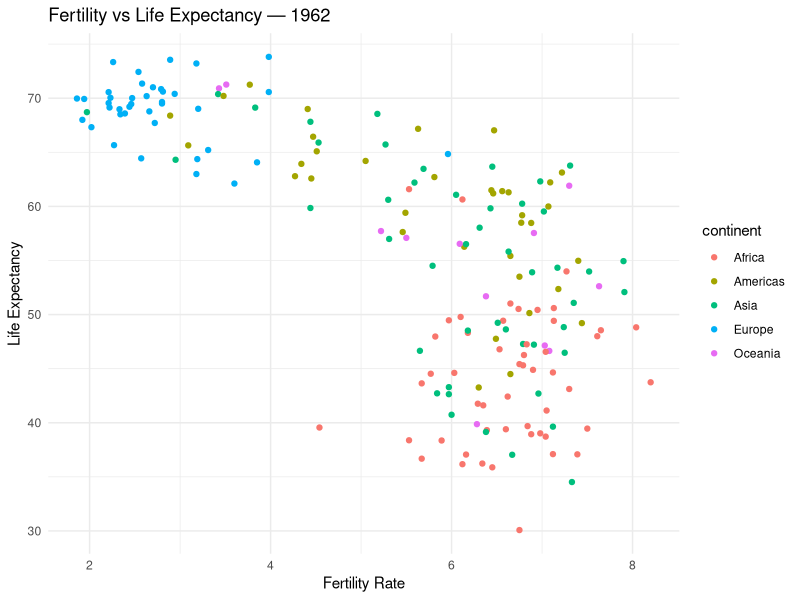
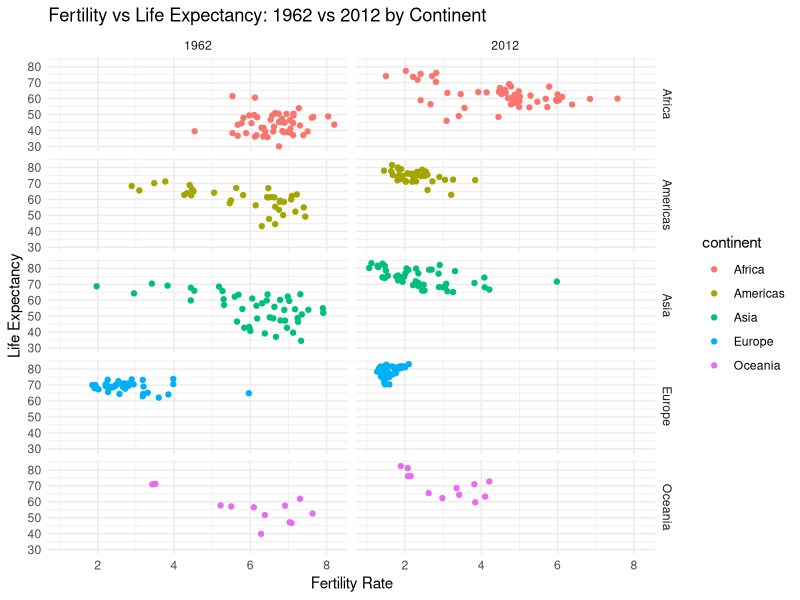
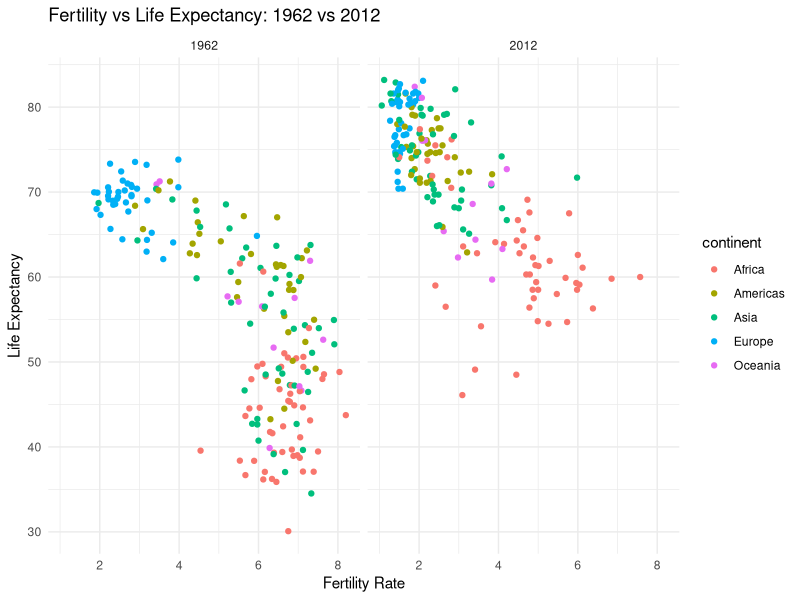
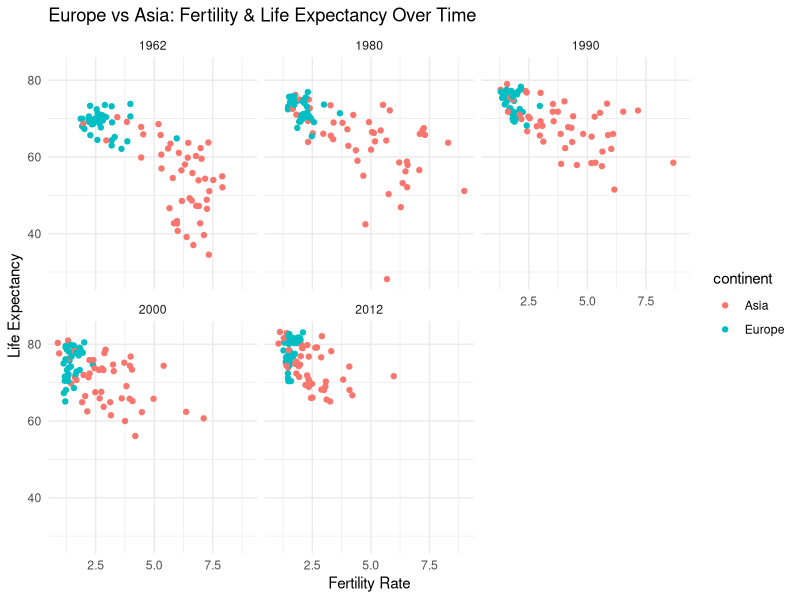
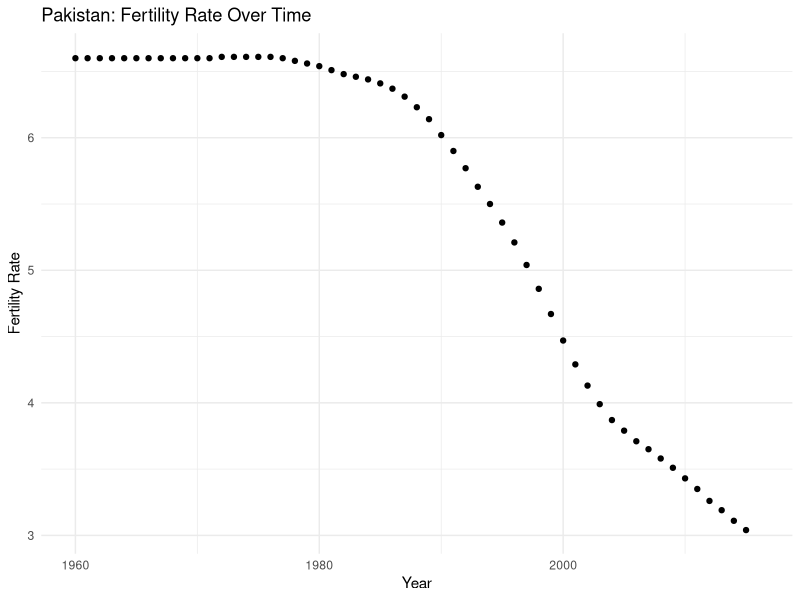
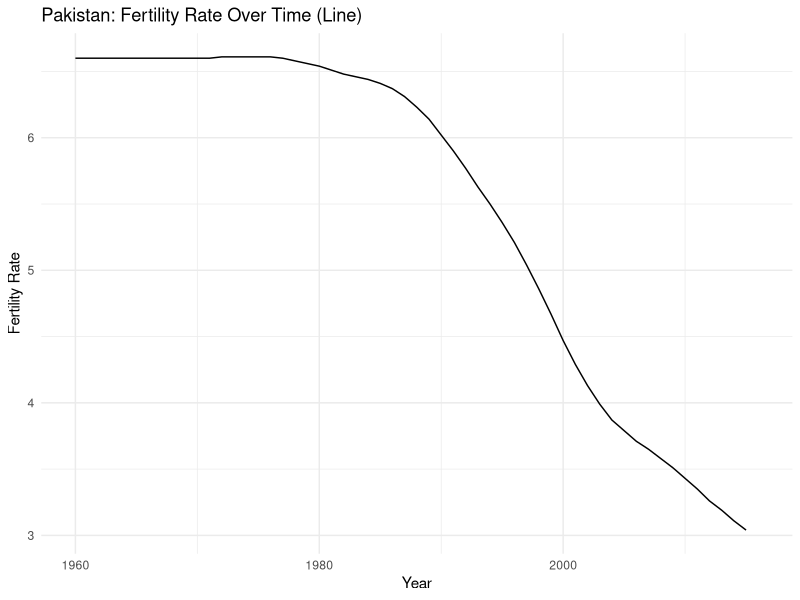
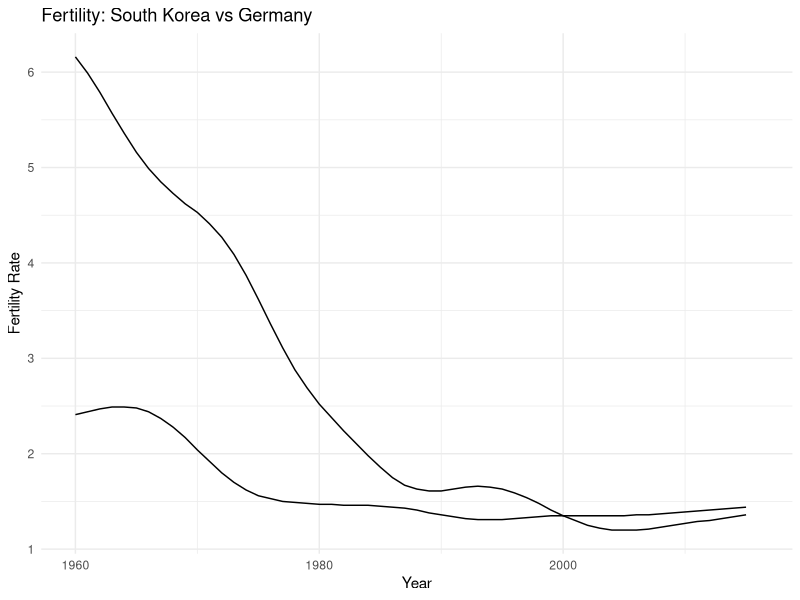
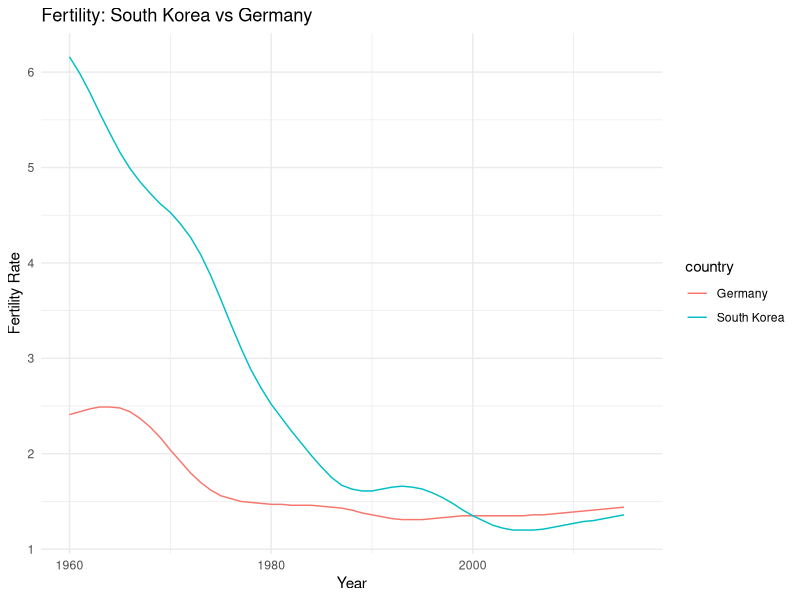

The R script that drew these images, in order:
# ============================================================
# Gapminder Case Study — Global Health & Wealth Analysis
# Converted from Quarto (.qmd) to plain R script
# Author: Zain Ul Abiddin
# Corrected & optimized for current R / tidyverse best practices
# ============================================================


# ── Install packages (run once, then comment out) ───────────
# install.packages(c("dslabs", "tidyverse", "ggplot2", "ggrepel"))
# FIX: original used install.packages("dslabs", "tidyverse", ...) which is
#      WRONG — install.packages() only accepts a character VECTOR c(...),
#      not comma-separated strings. Only "dslabs" would have installed silently.


# ── Load libraries ───────────────────────────────────────────
library(dslabs)
library(tidyverse)
library(ggplot2)
library(ggrepel)


# ── Load the Gapminder dataset ───────────────────────────────
data(gapminder)

# Quick look at the data structure
head(gapminder)
str(gapminder)


# ============================================================
# SECTION 1: Exploring the Data
# ============================================================

# Preview Pakistan's data as a country-level check
pakistan_data <- gapminder %>% filter(country == "Pakistan")
print(pakistan_data)


# ============================================================
# SECTION 2: Comparing Infant Mortality
# ============================================================

# Sri Lanka vs Turkey in 2015
gapminder %>%
  filter(year == 2015 & country %in% c("Sri Lanka", "Turkey")) %>%
  select(country, infant_mortality)

# Pakistan vs India in 2000 — infant mortality + life expectancy
p <- gapminder %>%
  filter(year == 2000 & country %in% c("Pakistan", "India")) %>%
  select(country, infant_mortality, life_expectancy)
print(p)


# ============================================================
# SECTION 3: Comparing Entire Continents
# ============================================================

# --- 3a. Scatter plot: fertility vs life expectancy in 1962 ---
# Hypothesis: Asia has lower life expectancy than Europe
filter(gapminder, year == 1962) %>%
  ggplot(aes(fertility, life_expectancy, color = continent)) +
  geom_point() +
  labs(title = "Fertility vs Life Expectancy — 1962",
       x = "Fertility Rate", y = "Life Expectancy") +
  theme_minimal()

# --- 3b. Facet by continent AND year: 1962 vs 2012 ---
# Did the gap close over 50 years?
filter(gapminder, year %in% c(1962, 2012)) %>%
  ggplot(aes(fertility, life_expectancy, col = continent)) +
  geom_point() +
  facet_grid(continent ~ year) +
  labs(title = "Fertility vs Life Expectancy: 1962 vs 2012 by Continent",
       x = "Fertility Rate", y = "Life Expectancy") +
  theme_minimal()

# --- 3c. Facet by year only (cleaner comparison) ---
filter(gapminder, year %in% c(1962, 2012)) %>%
  ggplot(aes(fertility, life_expectancy, col = continent)) +
  geom_point() +
  facet_grid(. ~ year) +
  labs(title = "Fertility vs Life Expectancy: 1962 vs 2012",
       x = "Fertility Rate", y = "Life Expectancy") +
  theme_minimal()

# --- 3d. Europe vs Asia across 5 decades ---
# Most countries shifted toward lower fertility & higher life expectancy
years      <- c(1962, 1980, 1990, 2000, 2012)
continents <- c("Europe", "Asia")

gapminder %>%
  filter(year %in% years & continent %in% continents) %>%
  ggplot(aes(fertility, life_expectancy, col = continent)) +
  geom_point() +
  facet_wrap(~year) +
  labs(title = "Europe vs Asia: Fertility & Life Expectancy Over Time",
       x = "Fertility Rate", y = "Life Expectancy") +
  theme_minimal()


# ============================================================
# SECTION 4: Time Series Plots
# ============================================================

# --- 4a. Pakistan fertility over time (scatter) ---
gapminder %>%
  filter(country == "Pakistan") %>%
  ggplot(aes(year, fertility)) +
  geom_point() +
  labs(title = "Pakistan: Fertility Rate Over Time",
       x = "Year", y = "Fertility Rate") +
  theme_minimal()

# --- 4b. Pakistan fertility over time (line) ---
gapminder %>%
  filter(country == "Pakistan") %>%
  ggplot(aes(year, fertility)) +
  geom_line() +
  labs(title = "Pakistan: Fertility Rate Over Time (Line)",
       x = "Year", y = "Fertility Rate") +
  theme_minimal()


# ============================================================
# SECTION 5: Comparing Countries — Multiple Time Series
# ============================================================

countries <- c("South Korea", "Germany")

# --- 5a. Fertility — grouped (no color) ---
gapminder %>%
  filter(country %in% countries) %>%
  ggplot(aes(year, fertility, group = country)) +
  geom_line() +
  labs(title = "Fertility: South Korea vs Germany",
       x = "Year", y = "Fertility Rate") +
  theme_minimal()

# --- 5b. Fertility — colored by country ---
gapminder %>%
  filter(country %in% countries) %>%
  ggplot(aes(year, fertility, col = country)) +
  geom_line() +
  labs(title = "Fertility: South Korea vs Germany",
       x = "Year", y = "Fertility Rate") +
  theme_minimal()

# --- 5c. Life expectancy with direct country labels ---
# FIX: label coordinates adjusted to be clearly within plot range
labels <- data.frame(
  country = countries,
  x       = c(1975, 1965),
  y       = c(60,   72)
)

gapminder %>%
  filter(country %in% countries) %>%
  ggplot(aes(year, life_expectancy, col = country)) +
  geom_line() +
  geom_text(data = labels, aes(x, y, label = country), size = 5) +
  theme_minimal() +
  theme(legend.position = "none") +
  labs(title = "Life Expectancy: South Korea vs Germany",
       x = "Year", y = "Life Expectancy")


# ============================================================
# SECTION 6: Measuring GDP — Dollars Per Day
# ============================================================

# --- 6a. Create the dollars_per_day variable ---
# FIX: original code recalculated mutate(dollars_per_day) three times
#      unnecessarily. Calculated once here and used throughout.
gapminder <- gapminder %>%
  mutate(dollars_per_day = gdp / population / 365)

past_year    <- 1970
present_year <- 2010

# --- 6b. Histogram of daily income in 1970 (raw scale) ---
gapminder %>%
  filter(year == past_year & !is.na(gdp)) %>%
  ggplot(aes(dollars_per_day)) +
  geom_histogram(binwidth = 1, color = "black", fill = "steelblue") +
  labs(title = "Distribution of Daily Income — 1970",
       x = "Dollars Per Day", y = "Count") +
  theme_minimal()

# --- 6c. Same histogram on log2 scale (reveals two-peak structure) ---
gapminder %>%
  filter(year == past_year & !is.na(gdp)) %>%
  ggplot(aes(dollars_per_day)) +
  geom_histogram(binwidth = 1, color = "black", fill = "steelblue") +
  scale_x_continuous(trans = "log2") +
  labs(title = "Distribution of Daily Income — 1970 (Log2 Scale)",
       x = "Dollars Per Day (log2)", y = "Count") +
  theme_minimal()


# ============================================================
# SECTION 7: Wealth by Region — Boxplots
# ============================================================

# How many regions are there?
length(levels(gapminder$region))

# --- 7a. Basic boxplot by region ---
gapminder %>%
  filter(year == past_year & !is.na(gdp)) %>%
  ggplot(aes(region, dollars_per_day)) +
  geom_boxplot() +
  theme_minimal() +
  theme(axis.text.x = element_text(angle = 90, hjust = 1)) +
  labs(title = "GDP Per Day by Region — 1970",
       x = "", y = "Dollars Per Day")

# --- 7b. Reorder regions by median income + color by continent ---
p <- gapminder %>%
  filter(year == past_year & !is.na(gdp)) %>%
  mutate(region = reorder(region, dollars_per_day, FUN = median)) %>%
  ggplot(aes(region, dollars_per_day, fill = continent)) +
  geom_boxplot() +
  theme_minimal() +
  theme(axis.text.x = element_text(angle = 90, hjust = 1)) +
  xlab("")

# Raw scale
p + labs(title = "GDP Per Day by Region (Ordered by Median) — 1970")

# Log2 y-axis (better for skewed income data)
p + scale_y_continuous(trans = "log2") +
  labs(title = "GDP Per Day by Region (Log2) — 1970")

# Log2 y-axis + individual country data points
p + scale_y_continuous(trans = "log2") +
  geom_point(size = 0.8, alpha = 0.5) +
  labs(title = "GDP Per Day by Region (Log2 + Data Points) — 1970")


# ============================================================
# SECTION 8: West vs Developing Countries
# ============================================================

# Define "Western" regions
west <- c("Western Europe", "Northern Europe", "Southern Europe",
          "Northern America", "Australia and New Zealand")

# Countries with data available in BOTH years (fair comparison)
country_list_1 <- gapminder %>%
  filter(year == past_year    & !is.na(dollars_per_day)) %>%
  pull(country)   # FIX: replaced .$country with pull() — modern tidyverse idiom

country_list_2 <- gapminder %>%
  filter(year == present_year & !is.na(dollars_per_day)) %>%
  pull(country)

country_list <- intersect(country_list_1, country_list_2)

# --- 8a. Histogram: West vs Developing in 1970 ---
gapminder %>%
  filter(year == past_year & !is.na(gdp)) %>%
  mutate(group = ifelse(region %in% west, "West", "Developing")) %>%
  ggplot(aes(dollars_per_day)) +
  geom_histogram(binwidth = 1, color = "black", fill = "steelblue") +
  scale_x_continuous(trans = "log2") +
  facet_grid(. ~ group) +
  labs(title = "Income Distribution: West vs Developing — 1970",
       x = "Dollars Per Day (log2)", y = "Count") +
  theme_minimal()

# --- 8b. Compare 1970 vs 2010 side by side ---
gapminder %>%
  filter(year %in% c(past_year, present_year) & country %in% country_list) %>%
  mutate(group = ifelse(region %in% west, "West", "Developing")) %>%
  ggplot(aes(dollars_per_day)) +
  geom_histogram(binwidth = 1, color = "black", fill = "steelblue") +
  scale_x_continuous(trans = "log2") +
  facet_grid(year ~ group) +
  labs(title = "Income Distribution: West vs Developing — 1970 vs 2010",
       x = "Dollars Per Day (log2)", y = "Count") +
  theme_minimal()

# --- 8c. Boxplot comparison 1970 vs 2010 by region ---
p <- gapminder %>%
  filter(year %in% c(past_year, present_year) & country %in% country_list) %>%
  mutate(region = reorder(region, dollars_per_day, FUN = median)) %>%
  ggplot() +
  theme_minimal() +
  theme(axis.text.x = element_text(angle = 90, hjust = 1)) +
  xlab("") +
  scale_y_continuous(trans = "log2")

# Faceted by year (stacked)
p + geom_boxplot(aes(region, dollars_per_day, fill = continent)) +
  facet_grid(year ~ .) +
  labs(title = "Regional Income Distribution: 1970 vs 2010 (Faceted)")

# Same year side by side (colored by year)
p + geom_boxplot(aes(region, dollars_per_day, fill = factor(year))) +
  labs(title = "Regional Income Distribution: 1970 vs 2010 (Side by Side)",
       fill = "Year")


# ============================================================
# SECTION 9: Density Plots — Income Distribution
# ============================================================

# --- 9a. Simple West vs Developing density (1970 only) ---
gapminder %>%
  filter(year == past_year & country %in% country_list) %>%
  mutate(group = ifelse(region %in% west, "West", "Developing")) %>%
  ggplot(aes(dollars_per_day, y = after_stat(count), fill = group)) +
  scale_x_continuous(trans = "log2") +
  geom_density(alpha = 0.2, bw = 0.75) +
  labs(title = "Income Density: West vs Developing — 1970",
       x = "Dollars Per Day (log2)", y = "Count") +
  theme_minimal()

# --- 9b. Assign countries to 5 global groups ---
# FIX: original used .$region and .$continent (old data.table-style notation)
#      inside case_when — this is fragile in dplyr. Use bare column names.
gapminder <- gapminder %>%
  mutate(group = case_when(
    region %in% west                                              ~ "West",
    region %in% c("Eastern Asia", "South-Eastern Asia")          ~ "East Asia",
    region %in% c("Caribbean", "Central America", "South America") ~ "Latin America",
    continent == "Africa" & region != "Northern Africa"           ~ "Sub-Saharan Africa",
    TRUE                                                          ~ "Others"
  )) %>%
  mutate(group = factor(group,
                        levels = c("Others", "Latin America", "East Asia",
                                   "Sub-Saharan Africa", "West")))

# --- 9c. Stacked density: 1970 vs 2010, 5 groups ---
gapminder %>%
  filter(year %in% c(past_year, present_year) & country %in% country_list) %>%
  ggplot(aes(dollars_per_day, fill = group)) +
  scale_x_continuous(trans = "log2") +
  geom_density(alpha = 0.2, bw = 0.75, position = "stack") +
  facet_grid(year ~ .) +
  labs(title = "Income Distribution by World Region: 1970 vs 2010",
       x = "Dollars Per Day (log2)", y = "Density") +
  theme_minimal()

# --- 9d. Population-weighted density (accounts for country size) ---
# FIX: original weight = population/sum(population*2) was incorrect —
#      multiplying sum by 2 gives arbitrary weights that don't sum to 1.
#      Correct formula: weight = population / sum(population)
gapminder %>%
  filter(year %in% c(past_year, present_year) & country %in% country_list) %>%
  group_by(year) %>%
  mutate(weight = population / sum(population)) %>%
  ungroup() %>%
  ggplot(aes(dollars_per_day, fill = group, weight = weight)) +
  scale_x_continuous(trans = "log2") +
  geom_density(alpha = 0.2, bw = 0.75, position = "stack") +
  facet_grid(year ~ .) +
  labs(title = "Population-Weighted Income Distribution: 1970 vs 2010",
       x = "Dollars Per Day (log2)", y = "Weighted Density") +
  theme_minimal()


# ============================================================
# SECTION 10: Infant Survival Rate vs Income
#             (Demonstrating the Ecological Fallacy)
# ============================================================

present_year <- 2010

# --- 10a. Reassign detailed global groups ---
# FIX: removed .$region / .$continent notation — use bare names in case_when
gapminder <- gapminder %>%
  mutate(group = case_when(
    region %in% west                                                ~ "The West",
    region == "Northern Africa"                                     ~ "Northern Africa",
    region %in% c("Eastern Asia", "South-Eastern Asia")            ~ "East Asia",
    region == "Southern Asia"                                       ~ "Southern Asia",
    region %in% c("Central America", "South America", "Caribbean") ~ "Latin America",
    continent == "Africa" & region != "Northern Africa"            ~ "Sub-Saharan Africa",
    region %in% c("Melanesia", "Micronesia", "Polynesia")          ~ "Pacific Islands"
  ))

# --- 10b. Group-level summary: average income + infant survival ---
surv_income <- gapminder %>%
  filter(year == present_year & !is.na(gdp) &
           !is.na(infant_mortality) & !is.na(group)) %>%
  group_by(group) %>%
  summarize(
    income              = sum(gdp) / sum(population) / 365,
    infant_survival_rate = 1 - sum(infant_mortality / 1000 * population) / sum(population)
  )

surv_income %>% arrange(income)

# --- 10c. Quick label plot (region averages) ---
surv_income %>%
  ggplot(aes(income, infant_survival_rate, label = group, color = group)) +
  scale_x_continuous(trans = "log2", limits = c(0.25, 150)) +
  scale_y_continuous(trans = "logit",
                     limits = c(0.875, 0.9981),
                     breaks = c(0.85, 0.90, 0.95, 0.99, 0.995, 0.998)) +
  geom_label_repel(size = 3, show.legend = FALSE) +
  labs(title = "Income vs Infant Survival Rate (Regional Averages)",
       x = "Income — Dollars Per Day (log2 scale)",
       y = "Infant Survival Rate (logit scale)") +
  theme_minimal()

# --- 10d. Polished version with points + labels (region averages) ---
ggplot(surv_income, aes(x = income, y = infant_survival_rate,
                        label = group, color = group)) +
  scale_x_continuous(trans = "log2", limits = c(0.25, 150)) +
  scale_y_continuous(trans = "logit",
                     limits = c(0.875, 0.9981),
                     breaks = c(0.85, 0.90, 0.95, 0.99, 0.995, 0.998)) +
  geom_point(size = 3, alpha = 0.7) +
  geom_text_repel(size = 3, show.legend = FALSE) +
  labs(title    = "Income vs Infant Survival Rate",
       subtitle = "Each point = regional average",
       x        = "Income — Dollars Per Day (log2 scale)",
       y        = "Infant Survival Rate (logit scale)",
       color    = "World Region") +
  theme_minimal(base_size = 14) +
  theme(
    plot.title    = element_text(hjust = 0.5, size = 18, face = "bold"),
    plot.subtitle = element_text(hjust = 0.5),
    axis.title.x  = element_text(size = 13, face = "bold"),
    axis.title.y  = element_text(size = 13, face = "bold"),
    legend.position    = "right",
    panel.grid.major   = element_line(color = "grey80"),
    panel.grid.minor   = element_blank()
  )

# --- 10e. Country-level plot (exposes ecological fallacy) ---
# Regional averages hide the large variation WITHIN regions.
# Plotting individual countries reveals this.
present_year <- 2009   # 2009 used here as data is more complete

gapminder <- gapminder %>%
  mutate(group = case_when(
    region %in% west                                                ~ "The West",
    region == "Northern Africa"                                     ~ "Northern Africa",
    region %in% c("Eastern Asia", "South-Eastern Asia")            ~ "East Asia",
    region == "Southern Asia"                                       ~ "Southern Asia",
    region %in% c("Central America", "South America", "Caribbean") ~ "Latin America",
    continent == "Africa" & region != "Northern Africa"            ~ "Sub-Saharan Africa",
    region %in% c("Melanesia", "Micronesia", "Polynesia")          ~ "Pacific Islands"
  ))

surv_income_country <- gapminder %>%
  filter(year == present_year & !is.na(gdp) &
           !is.na(infant_mortality) & !is.na(group)) %>%
  mutate(
    income               = gdp / population / 365,
    infant_survival_rate = 1 - (infant_mortality / 1000)
  ) %>%
  select(country, income, infant_survival_rate, region, group)

ggplot(surv_income_country,
       aes(x = income, y = infant_survival_rate, label = country, color = group)) +
  scale_x_continuous(trans = "log2", limits = c(0.25, 150)) +
  scale_y_continuous(trans = "logit",
                     limits = c(0.875, 0.9981),
                     breaks = c(0.85, 0.90, 0.95, 0.99, 0.995, 0.998)) +
  geom_point(size = 3, alpha = 0.7) +
  geom_text_repel(size = 2, show.legend = FALSE, max.overlaps = 20) +
  labs(title    = "Income vs Infant Survival Rate by Country",
       subtitle = "Ecological fallacy: within-region variation is large",
       x        = "Income — Dollars Per Day (log2 scale)",
       y        = "Infant Survival Rate (logit scale)",
       color    = "World Region") +
  theme_minimal(base_size = 14) +
  theme(
    plot.title    = element_text(hjust = 0.5, size = 18, face = "bold"),
    plot.subtitle = element_text(hjust = 0.5, color = "grey40"),
    axis.title.x  = element_text(size = 13, face = "bold"),
    axis.title.y  = element_text(size = 13, face = "bold"),
    legend.position    = "right",
    panel.grid.major   = element_line(color = "grey80"),
    panel.grid.minor   = element_blank()
  )
